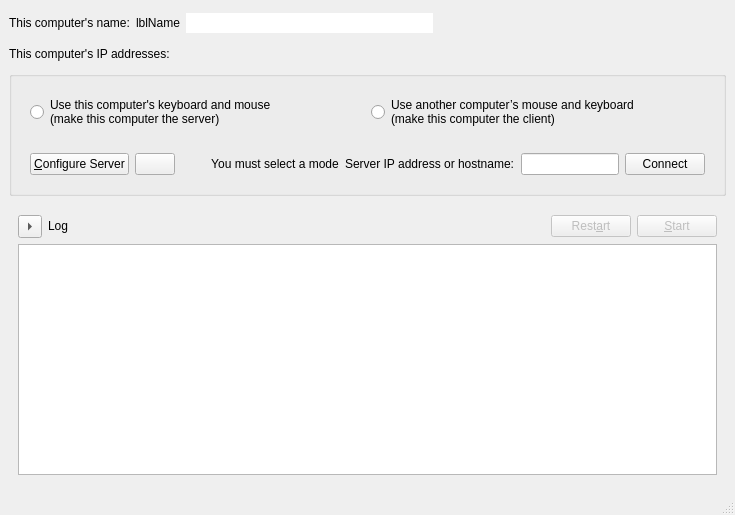
<?xml version="1.0" encoding="UTF-8"?>
<ui version="4.0">
 <class>MainWindow</class>
 <widget class="QMainWindow" name="MainWindow">
  <property name="geometry">
   <rect>
    <x>0</x>
    <y>0</y>
    <width>735</width>
    <height>515</height>
   </rect>
  </property>
  <property name="sizePolicy">
   <sizepolicy hsizetype="Preferred" vsizetype="Maximum">
    <horstretch>0</horstretch>
    <verstretch>0</verstretch>
   </sizepolicy>
  </property>
  <property name="windowTitle">
   <string>Deskflow</string>
  </property>
  <widget class="QWidget" name="topLevelWidget">
   <layout class="QVBoxLayout" name="_2">
    <property name="spacing">
     <number>10</number>
    </property>
    <item>
     <widget class="QWidget" name="widget" native="true">
      <property name="minimumSize">
       <size>
        <width>0</width>
        <height>28</height>
       </size>
      </property>
      <property name="maximumSize">
       <size>
        <width>16777215</width>
        <height>28</height>
       </size>
      </property>
      <layout class="QHBoxLayout" name="horizontalLayout_5">
       <property name="leftMargin">
        <number>0</number>
       </property>
       <property name="topMargin">
        <number>0</number>
       </property>
       <property name="rightMargin">
        <number>0</number>
       </property>
       <property name="bottomMargin">
        <number>0</number>
       </property>
       <item>
        <widget class="QLabel" name="labelComputerName">
         <property name="sizePolicy">
          <sizepolicy hsizetype="Maximum" vsizetype="Preferred">
           <horstretch>0</horstretch>
           <verstretch>0</verstretch>
          </sizepolicy>
         </property>
         <property name="text">
          <string notr="true">This computer's name:</string>
         </property>
        </widget>
       </item>
       <item>
        <widget class="QLabel" name="lblComputerName">
         <property name="sizePolicy">
          <sizepolicy hsizetype="Maximum" vsizetype="Preferred">
           <horstretch>0</horstretch>
           <verstretch>0</verstretch>
          </sizepolicy>
         </property>
         <property name="text">
          <string>lblName</string>
         </property>
        </widget>
       </item>
       <item>
        <widget class="QLineEdit" name="lineEditName">
         <property name="sizePolicy">
          <sizepolicy hsizetype="Expanding" vsizetype="Fixed">
           <horstretch>0</horstretch>
           <verstretch>0</verstretch>
          </sizepolicy>
         </property>
         <property name="toolTip">
          <string>&lt;html&gt;&lt;head/&gt;&lt;body&gt;&lt;p&gt;Name can't have have spaces or special characters&lt;/p&gt;&lt;p&gt;Use Enter to save the name change.&lt;/p&gt;&lt;/body&gt;&lt;/html&gt;</string>
         </property>
         <property name="maxLength">
          <number>255</number>
         </property>
         <property name="frame">
          <bool>false</bool>
         </property>
         <property name="clearButtonEnabled">
          <bool>false</bool>
         </property>
        </widget>
       </item>
       <item>
        <widget class="QPushButton" name="btnEditName">
         <property name="sizePolicy">
          <sizepolicy hsizetype="Fixed" vsizetype="Fixed">
           <horstretch>0</horstretch>
           <verstretch>0</verstretch>
          </sizepolicy>
         </property>
         <property name="toolTip">
          <string>Edit Computer Name</string>
         </property>
         <property name="icon">
          <iconset theme="document-edit"/>
         </property>
         <property name="iconSize">
          <size>
           <width>16</width>
           <height>16</height>
          </size>
         </property>
         <property name="flat">
          <bool>true</bool>
         </property>
        </widget>
       </item>
       <item>
        <spacer name="horizontalSpacer_2">
         <property name="orientation">
          <enum>Qt::Orientation::Horizontal</enum>
         </property>
         <property name="sizeHint" stdset="0">
          <size>
           <width>40</width>
           <height>20</height>
          </size>
         </property>
        </spacer>
       </item>
      </layout>
     </widget>
    </item>
    <item>
     <widget class="QLabel" name="lblIpAddresses">
      <property name="sizePolicy">
       <sizepolicy hsizetype="Preferred" vsizetype="Fixed">
        <horstretch>0</horstretch>
        <verstretch>0</verstretch>
       </sizepolicy>
      </property>
      <property name="toolTip">
       <string>&lt;html&gt;&lt;head/&gt;&lt;body&gt;&lt;p&gt;The highlighted IP is the one we think you should use. The server listens on all IPs, so the other IPs may work as well.&lt;/p&gt;&lt;/body&gt;&lt;/html&gt;</string>
      </property>
      <property name="text">
       <string notr="true">This computer's IP addresses:</string>
      </property>
     </widget>
    </item>
    <item>
     <widget class="QGroupBox" name="groupBox">
      <property name="sizePolicy">
       <sizepolicy hsizetype="Preferred" vsizetype="Maximum">
        <horstretch>0</horstretch>
        <verstretch>0</verstretch>
       </sizepolicy>
      </property>
      <property name="title">
       <string/>
      </property>
      <layout class="QVBoxLayout" name="verticalLayout">
       <item>
        <widget class="QWidget" name="widgetModeSelection" native="true">
         <property name="sizePolicy">
          <sizepolicy hsizetype="Preferred" vsizetype="Maximum">
           <horstretch>0</horstretch>
           <verstretch>0</verstretch>
          </sizepolicy>
         </property>
         <layout class="QHBoxLayout" name="horizontalLayout">
          <item>
           <widget class="QRadioButton" name="rbModeServer">
            <property name="text">
             <string>Use this computer's keyboard and mouse
(make this computer the server)</string>
            </property>
           </widget>
          </item>
          <item>
           <widget class="QRadioButton" name="rbModeClient">
            <property name="text">
             <string>Use another computer’s mouse and keyboard
(make this computer the client)</string>
            </property>
           </widget>
          </item>
         </layout>
        </widget>
       </item>
       <item>
        <widget class="QWidget" name="widgetModeOptions" native="true">
         <layout class="QHBoxLayout" name="horizontalLayout_2">
          <item>
           <widget class="QWidget" name="serverOptions" native="true">
            <property name="sizePolicy">
             <sizepolicy hsizetype="Preferred" vsizetype="Maximum">
              <horstretch>0</horstretch>
              <verstretch>0</verstretch>
             </sizepolicy>
            </property>
            <layout class="QHBoxLayout" name="horizontalLayout_4">
             <property name="leftMargin">
              <number>0</number>
             </property>
             <property name="topMargin">
              <number>0</number>
             </property>
             <property name="rightMargin">
              <number>0</number>
             </property>
             <property name="bottomMargin">
              <number>0</number>
             </property>
             <item>
              <widget class="QPushButton" name="btnConfigureServer">
               <property name="sizePolicy">
                <sizepolicy hsizetype="Maximum" vsizetype="Fixed">
                 <horstretch>0</horstretch>
                 <verstretch>0</verstretch>
                </sizepolicy>
               </property>
               <property name="text">
                <string>&amp;Configure Server</string>
               </property>
              </widget>
             </item>
             <item>
              <widget class="QPushButton" name="btnSaveServerConfig">
               <property name="toolTip">
                <string>Export server configuration</string>
               </property>
               <property name="icon">
                <iconset theme="QIcon::ThemeIcon::DocumentSaveAs"/>
               </property>
              </widget>
             </item>
             <item>
              <spacer name="horizontalSpacer">
               <property name="orientation">
                <enum>Qt::Orientation::Horizontal</enum>
               </property>
               <property name="sizeHint" stdset="0">
                <size>
                 <width>40</width>
                 <height>5</height>
                </size>
               </property>
              </spacer>
             </item>
            </layout>
           </widget>
          </item>
          <item>
           <widget class="QLabel" name="lblNoMode">
            <property name="text">
             <string>You must select a mode</string>
            </property>
            <property name="alignment">
             <set>Qt::AlignmentFlag::AlignCenter</set>
            </property>
           </widget>
          </item>
          <item>
           <widget class="QWidget" name="clientOptions" native="true">
            <property name="sizePolicy">
             <sizepolicy hsizetype="Preferred" vsizetype="Maximum">
              <horstretch>0</horstretch>
              <verstretch>0</verstretch>
             </sizepolicy>
            </property>
            <layout class="QHBoxLayout" name="horizontalLayout_3">
             <property name="leftMargin">
              <number>0</number>
             </property>
             <property name="topMargin">
              <number>0</number>
             </property>
             <property name="rightMargin">
              <number>0</number>
             </property>
             <property name="bottomMargin">
              <number>0</number>
             </property>
             <item>
              <widget class="QLabel" name="m_pLabelServerName">
               <property name="sizePolicy">
                <sizepolicy hsizetype="Preferred" vsizetype="Maximum">
                 <horstretch>0</horstretch>
                 <verstretch>0</verstretch>
                </sizepolicy>
               </property>
               <property name="text">
                <string>Server IP address or hostname:</string>
               </property>
               <property name="indent">
                <number>0</number>
               </property>
              </widget>
             </item>
             <item>
              <widget class="QLineEdit" name="lineHostname">
               <property name="minimumSize">
                <size>
                 <width>0</width>
                 <height>0</height>
                </size>
               </property>
               <property name="toolTip">
                <string>Hostname or IP address of the server computer.</string>
               </property>
              </widget>
             </item>
             <item>
              <widget class="QPushButton" name="btnConnect">
               <property name="text">
                <string>Connect</string>
               </property>
              </widget>
             </item>
            </layout>
           </widget>
          </item>
         </layout>
        </widget>
       </item>
      </layout>
     </widget>
    </item>
    <item>
     <widget class="QFrame" name="frameLog">
      <property name="sizePolicy">
       <sizepolicy hsizetype="Preferred" vsizetype="Minimum">
        <horstretch>0</horstretch>
        <verstretch>0</verstretch>
       </sizepolicy>
      </property>
      <property name="frameShape">
       <enum>QFrame::Shape::NoFrame</enum>
      </property>
      <property name="frameShadow">
       <enum>QFrame::Shadow::Plain</enum>
      </property>
      <layout class="QVBoxLayout" name="_3">
       <item>
        <layout class="QHBoxLayout" name="_4">
         <property name="sizeConstraint">
          <enum>QLayout::SizeConstraint::SetMinAndMaxSize</enum>
         </property>
         <item>
          <widget class="QToolButton" name="btnToggleLog">
           <property name="checkable">
            <bool>true</bool>
           </property>
           <property name="arrowType">
            <enum>Qt::ArrowType::RightArrow</enum>
           </property>
          </widget>
         </item>
         <item>
          <widget class="QLabel" name="lblLog">
           <property name="sizePolicy">
            <sizepolicy hsizetype="Preferred" vsizetype="Fixed">
             <horstretch>0</horstretch>
             <verstretch>0</verstretch>
            </sizepolicy>
           </property>
           <property name="text">
            <string>Log</string>
           </property>
          </widget>
         </item>
         <item>
          <spacer name="spacer">
           <property name="orientation">
            <enum>Qt::Orientation::Horizontal</enum>
           </property>
           <property name="sizeHint" stdset="0">
            <size>
             <width>40</width>
             <height>20</height>
            </size>
           </property>
          </spacer>
         </item>
         <item>
          <widget class="QPushButton" name="btnRestartCore">
           <property name="enabled">
            <bool>false</bool>
           </property>
           <property name="text">
            <string>Rest&amp;art</string>
           </property>
           <property name="icon">
            <iconset theme="view-refresh"/>
           </property>
          </widget>
         </item>
         <item>
          <widget class="QPushButton" name="btnToggleCore">
           <property name="enabled">
            <bool>false</bool>
           </property>
           <property name="text">
            <string>&amp;Start</string>
           </property>
          </widget>
         </item>
        </layout>
       </item>
       <item>
        <widget class="QPlainTextEdit" name="textLog">
         <property name="sizePolicy">
          <sizepolicy hsizetype="Expanding" vsizetype="Expanding">
           <horstretch>0</horstretch>
           <verstretch>0</verstretch>
          </sizepolicy>
         </property>
         <property name="font">
          <font>
           <family>Courier</family>
           <kerning>true</kerning>
          </font>
         </property>
         <property name="lineWrapMode">
          <enum>QPlainTextEdit::LineWrapMode::NoWrap</enum>
         </property>
         <property name="readOnly">
          <bool>true</bool>
         </property>
         <property name="maximumBlockCount">
          <number>10000</number>
         </property>
        </widget>
       </item>
      </layout>
     </widget>
    </item>
   </layout>
  </widget>
  <widget class="QStatusBar" name="statusBar"/>
 </widget>
 <tabstops>
  <tabstop>btnToggleLog</tabstop>
  <tabstop>textLog</tabstop>
 </tabstops>
 <resources/>
 <connections/>
</ui>
